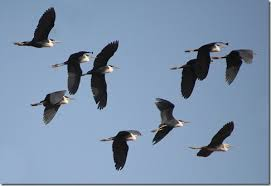
#> input picture Segmentation/bird images/bird 1.jpg, 271 x 186 px, found by its file name
$ jupyter execute --allow-errors bird_counting.ipynb
#> lines starting #> are read from the running program, lines starting #| are printed output that depends on the picture; after the words box and inside, x2 and y2 are one past the last pixel; in counts of white or black regions, pixels touching at a corner belong together
### Segmentation/helper.py
import numpy as np
import cv2 as cv
import matplotlib.pyplot as plt

DER_KERNEL = 1/2 * np.array([1, 0, -1])
GAUSS_KERNEL = 1/4 * np.array([1, 2, 1])

# utilizing the opencv function to convert to grayscale
def convert2gray(img : np.ndarray):
    return cv.cvtColor(img, cv.COLOR_RGB2GRAY)

# generate the gaussian kernel as na approximation of the gaussian distribution
# [26 lines left out: functions get1D_gaussian, conv_1d, not called in this run]

# Check if all pixels are a fit
def Fit(img_part : np.ndarray, kernel : np.ndarray, kernel_sum : int) -> bool:
    assert(img_part.shape == kernel.shape)
    temp = img_part * kernel
    return temp.sum() == kernel_sum

# Chekc if there is any hit
def Hit(bg_part : np.ndarray, kernel : np.ndarray) -> bool:
    assert(bg_part.shape == kernel.shape)
    return (bg_part * kernel).sum() >= 1

# Erode the image by the fit rule
def erode(img_binary : np.ndarray, kernel : np.ndarray, polarity : bool = True) -> np.ndarray:
    assert(kernel.shape[0] == kernel.shape[1])
    n = kernel.shape[0]
    check_pixel = polarity * 1
    target = 1 - check_pixel
    kernel_sum = kernel.sum()

    output = img_binary.copy()
    for i in range(int(n/2), img_binary.shape[0]-(int(n/2) +1)):
        for j in range(int(n/2), img_binary.shape[1]-(int(n/2)+1)):
            if img_binary[i, j] == check_pixel and not Fit(img_binary[i- int(n/2):i+int(n/2) +1, j-int(n/2):j+int(n/2) + 1], kernel, kernel_sum):
                output[i, j] = target

    return output

# Dilate the image by the hit rule
def dilate(img_binary : np.ndarray, kernel : np.ndarray, polarity : bool = True) -> np.ndarray:
    assert(kernel.shape[0] == kernel.shape[1])
    n = kernel.shape[0]
    check_pixel = 1 - polarity * 1
    target = 1 - check_pixel

    output = img_binary.copy()
    for i in range(int(n/2), img_binary.shape[0]-(int(n/2) +1)):
        for j in range(int(n/2), img_binary.shape[1]-(int(n/2)+1)):
            if img_binary[i, j] == check_pixel and Hit(img_binary[i- int(n/2):i+int(n/2) +1, j-int(n/2):j+int(n/2) + 1], kernel):
                    output[i, j] = target
    return output

# We can maximize the inter-class variance instead of minimizing intra-class for bimodal
# for otsu to function properly
# the histogram should have a bimodal distribution with
# a deep and sharp valley between the two peaks
def Otsu(img : np.ndarray) -> np.ndarray:
    hist, _ = np.histogram(img, bins=img.max()-img.min() + 1,range=(img.min(), img.max()))

    pixel_values = np.arange(img.min(), img.max()+1)

    w_0 = np.cumsum(hist)
    w_1 = w_0[-1] - w_0

    expectation_0 = np.cumsum(hist * pixel_values)
    expectation_1 = expectation_0[-1] - expectation_0

    m_0 =  expectation_0 / (w_0 + 1e-6)
    m_1 = expectation_1 / (w_1 + 1e-6)

    var = w_0 * w_1 * (m_0 - m_1) ** 2
    th = pixel_values[np.argmax(var)]

    img_binary = np.zeros_like(img)
    img_binary[img >= th] = 1
    # img_binary = 1 - img_binary

    return img_binary, th

# 8-connected nb
# [23 lines left out: functions check_neighbours, pad, not called in this run]

def local_otsu(img : np.ndarray, size : tuple) -> np.ndarray:
    assert(img.shape[0] >= size[0] and img.shape[1] >= size[1])
    # _, th = Otsu(img)
    # print(th)
    # print("-------")
    output = np.zeros_like(img)

    prev_i, prev_j = 0, 0
    for i in range(size[0], img.shape[0]+size[0], size[0]):
        prev_j = 0
        for j in range(size[1], img.shape[1]+size[1], size[1]):
            output[prev_i:min(i, img.shape[0]), prev_j:min(j, img.shape[1])], th_local = Otsu(img[prev_i:min(i, img.shape[0]), prev_j:min(j, img.shape[1])])
            if np.abs(th_local - np.mean(img[prev_i:min(i, img.shape[0]), prev_j:min(j, img.shape[1])])) < 6: # this assusmes a scaled grayscale image
                output[prev_i:min(i, img.shape[0]), prev_j:min(j, img.shape[1])] = 1
            prev_j = j
        prev_i = i

    return output

# 2 stage CCA with union find algo
# [33 lines left out: function CCA, not called in this run]

### Segmentation/bird_counting.ipynb
[cell 1]
import numpy as np
import cv2 as cv
import matplotlib.pyplot as plt
import helper

[cell 2]
path = r".\Segmentation\bird images\bird 1.jpg"
img = cv.imread(path)
#> img is the input picture: shape (186, 271, 3); mean B, G, R 171.3, 145.7, 124.7
img_gray = helper.convert2gray(img)
img = cv.GaussianBlur(img_gray, (3,3), 0)
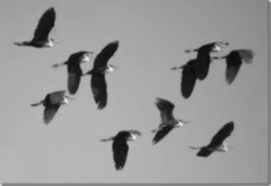
#> img: shape (186, 271); min 11, max 230, mean 150.8

[cell 3]
images = []
images.append(img)

k = 100
img_binary = helper.local_otsu(img, (k, k))
#> the loop in local_otsu, `for i in range(size[0], img.shape[0]+size[0], size[0]):` made 2 passes
#> prev_i on passes 1 to 2: 100, 200
#> after the loop in local_otsu, `for i in range(size[0], img.shape[0]+size[0], size[0]):`:
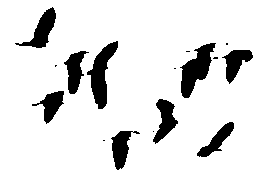
#> output: shape (186, 271); values 0 (black) and 1 (white), 89% white; 16 black regions (7 under 20 px), largest, box (x1, y1, x2, y2) and area: (180, 43, 216, 98) 944, (87, 41, 118, 109) 908, (15, 7, 56, 48) 618
img_binary = 1- img_binary
images.append(img_binary.copy())

kernel = np.ones((7, 7))
img_binary = helper.erode(img_binary, kernel)
#> after the loop in erode, `for i in range(int(n/2), img_binary.shape[0]-(int(n/2) +1)):`: output: shape (186, 271); values 0 (black) and 1 (white), 3.8% white; 10 white regions (1 under 20 px), largest, box (x1, y1, x2, y2) and area: (184, 47, 210, 94) 426, (94, 46, 114, 104) 351, (35, 13, 52, 44) 215
images.append(img_binary.copy())

kernel = np.ones((7, 7))
img_binary = helper.dilate(img_binary, kernel)
#> after the loop in dilate, `for i in range(int(n/2), img_binary.shape[0]-(int(n/2) +1)):`:
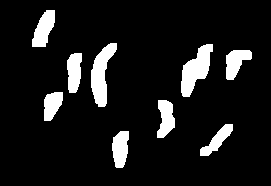
#> output: shape (186, 271); values 0 (black) and 1 (white), 10.1% white; 9 white regions, largest, box (x1, y1, x2, y2) and area: (181, 44, 213, 97) 900, (91, 43, 117, 107) 867, (32, 10, 55, 47) 539
images.append(img_binary.copy())


# kernel = np.ones((7, 7))
# img_binary = helper.erode(img_binary, kernel)
# images.append(img_binary.copy())

#> (the rest of this cell did not finish here and is left out)

[cell 4]
path = r".\Segmentation\bird images\bird 2.jpg"
img = cv.imread(path)
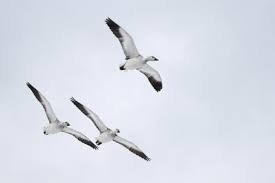
#> input picture Segmentation/bird images/bird 2.jpg, 275 x 183 px, found by its file name
#> img is the input picture: shape (183, 275, 3); mean B, G, R 232.7, 221.9, 217.8
img_gray = helper.convert2gray(img)
img = cv.GaussianBlur(img_gray, (3,3), 0)
#> img: shape (183, 275)

[cell 5]
images = []
images.append(img)

k = 40
img_binary = helper.local_otsu(img, (k, k))
#> the loop in local_otsu (call 2), `for i in range(size[0], img.shape[0]+size[0], size[0]):` made 5 passes
#> prev_i on pass 1: 40
#> after the loop in local_otsu (call 2), `for i in range(size[0], img.shape[0]+size[0], size[0]):`: output: shape (183, 275); values 0 (black) and 1 (white), 96% white; 4 black regions, box (x1, y1, x2, y2) and area: (106, 18, 162, 92) 919, (27, 83, 102, 150) 625, (71, 98, 151, 162) 437, (119, 63, 127, 71) 48
img_binary = 1- img_binary
images.append(img_binary.copy())

kernel = np.ones((7, 7))
img_binary = helper.dilate(img_binary, kernel)
#> call 2 of dilate, with kernel = array of shape (7, 7), polarity = True
#> after the loop in dilate (call 2), `for i in range(int(n/2), img_binary.shape[0]-(int(n/2) +1)):`:
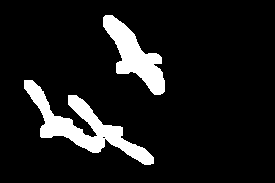
#> output: shape (183, 275); values 0 (black) and 1 (white), 10.1% white; 2 white regions, box (x1, y1, x2, y2) and area: (24, 80, 154, 165) 3026, (103, 15, 165, 95) 2081
images.append(img_binary.copy())


kernel = np.ones((7, 7))
img_binary = helper.erode(img_binary, kernel)
#> call 2 of erode, with kernel = array of shape (7, 7), polarity = True
#> after the loop in erode (call 2), `for i in range(int(n/2), img_binary.shape[0]-(int(n/2) +1)):`:
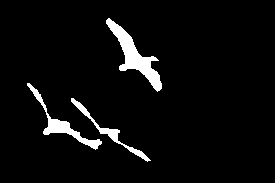
#> output: shape (183, 275); values 0 (black) and 1 (white), 4.7% white; 3 white regions, box (x1, y1, x2, y2) and area: (106, 18, 162, 92) 1163, (27, 83, 102, 150) 701, (71, 98, 151, 162) 483
images.append(img_binary.copy())

#> (the rest of this cell did not finish here and is left out)

[cell 6]
path = r".\bird images\bird 3.bmp"
img = cv.imread(path)
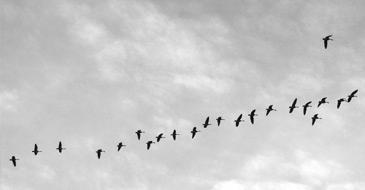
#> input picture Segmentation/bird images/bird 3.bmp, 365 x 190 px, found by its file name
#> img is the input picture: shape (190, 365, 3); min 0, max 255, mean 202.2
img_gray = helper.convert2gray(img)
img = cv.GaussianBlur(img_gray, (3,3), 0)
#> img: shape (190, 365)

[cell 7]
images = []
images.append(img)

k = 85
img_binary = helper.local_otsu(img, (k, k))
#> call 3 of local_otsu, with size = (85, 85)
#> the loop in local_otsu (call 3), `for i in range(size[0], img.shape[0]+size[0], size[0]):` made 3 passes
#> prev_i on passes 1 to 3: 85, 170, 255
#> after the loop in local_otsu (call 3), `for i in range(size[0], img.shape[0]+size[0], size[0]):`:
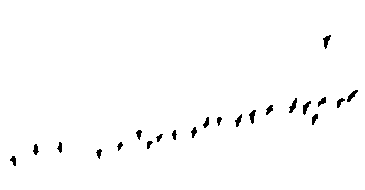
#> output: shape (190, 365); values 0 (black) and 1 (white), 98.7% white; 22 black regions, largest, box (x1, y1, x2, y2) and area: (289, 98, 297, 113) 59, (323, 35, 331, 49) 56, (347, 90, 358, 102) 56
img_binary = 1- img_binary
images.append(img_binary.copy())

kernel = np.ones((3, 3))
img_binary = helper.erode(img_binary, kernel)
#> call 3 of erode, with kernel = array of shape (3, 3), polarity = True
#> after the loop in erode (call 3), `for i in range(int(n/2), img_binary.shape[0]-(int(n/2) +1)):`:
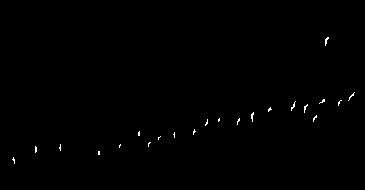
#> output: shape (190, 365); values 0 (black) and 1 (white), 0.33% white in thin lines or dots, all inside (x1, y1, x2, y2) = (12, 37, 355, 164)
images.append(img_binary.copy())

kernel = np.ones((3, 3))
img_binary = helper.dilate(img_binary, kernel)
#> call 3 of dilate, with kernel = array of shape (3, 3), polarity = True
#> after the loop in dilate (call 3), `for i in range(int(n/2), img_binary.shape[0]-(int(n/2) +1)):`:
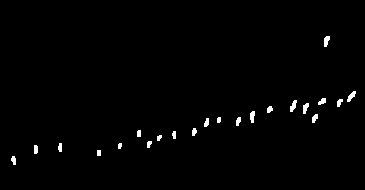
#> output: shape (190, 365); values 0 (black) and 1 (white), 1.1% white; 22 white regions, largest, box (x1, y1, x2, y2) and area: (347, 91, 356, 102) 50, (290, 100, 297, 112) 50, (324, 36, 330, 47) 48
images.append(img_binary.copy())


#> (the rest of this cell did not finish here and is left out)
